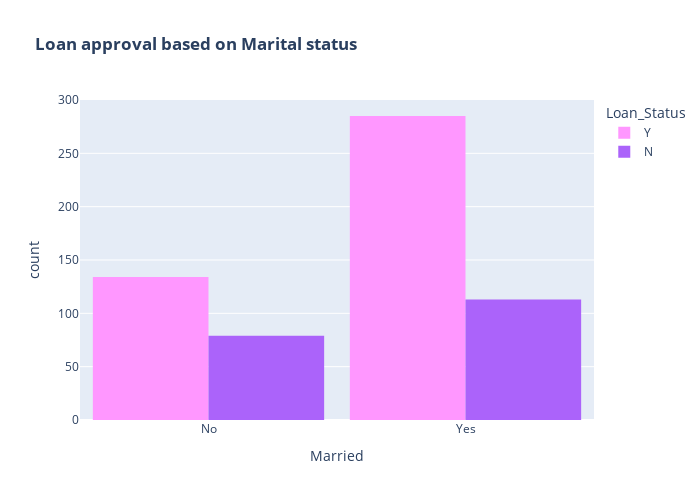

Notebook cell for this chart:
### Code cell
color_map = {"Y": "#FF97FF", "N": "#AB63FA"}
fig = px.histogram(train, x="Married", color="Loan_Status", barmode="group", title="<b>Loan approval based on Marital status</b>", color_discrete_map=color_map)
fig.update_layout(width=700, height=500, bargap=0.1)
fig.show()

### Figure 1 — Plotly figure (JSON) as saved in the notebook; plotly's stock layout.template omitted (floating-point values rounded to 4 significant figures; data arrays with more than 128 entries replaced by an {"elided": "..."} marker saying what was removed)
{"data": [{"alignmentgroup": "True", "bingroup": "x", "hovertemplate": "Loan_Status=Y<br>Married=%{x}<br>count=%{y}<extra></extra>", "legendgroup": "Y", "marker": {"color": "#FF97FF"}, "name": "Y", "offsetgroup": "Y", "orientation": "v", "showlegend": true, "type": "histogram", "x": {"elided": "422 str values"}, "xaxis": "x", "yaxis": "y"}, {"alignmentgroup": "True", "bingroup": "x", "hovertemplate": "Loan_Status=N<br>Married=%{x}<br>count=%{y}<extra></extra>", "legendgroup": "N", "marker": {"color": "#AB63FA"}, "name": "N", "offsetgroup": "N", "orientation": "v", "showlegend": true, "type": "histogram", "x": {"elided": "192 str values"}, "xaxis": "x", "yaxis": "y"}], "layout": {"bargap": 0.1, "barmode": "group", "height": 500, "legend": {"title": {"text": "Loan_Status"}, "tracegroupgap": 0}, "title": {"text": "<b>Loan approval based on Marital status</b>"}, "width": 700, "xaxis": {"anchor": "y", "domain": [0, 1], "title": {"text": "Married"}}, "yaxis": {"anchor": "x", "domain": [0, 1], "title": {"text": "count"}}}}
